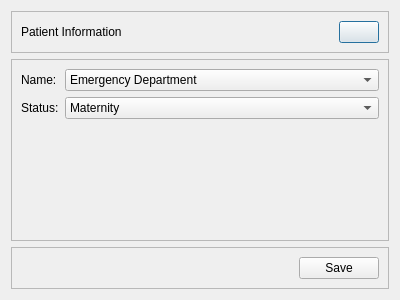
<?xml version="1.0" encoding="UTF-8"?>
<ui version="4.0">
 <class>Department</class>
 <widget class="QDialog" name="Department">
  <property name="geometry">
   <rect>
    <x>0</x>
    <y>0</y>
    <width>400</width>
    <height>300</height>
   </rect>
  </property>
  <property name="windowTitle">
   <string>Dialog</string>
  </property>
  <property name="styleSheet">
   <string notr="true">QMainWindow, QWidget#centralwidget, QDialog#Department {
    background-color: #0D1117;
}

/* --- Frame --- */
QWidget#frame
{
    background-color: transparent;
}
/* --- Sidebar --- */
QWidget#sidebar {
    background-color: #161B22;
    border-radius: 10px;
}
QWidget#sidebar QPushButton {
    background-color: transparent;
    border: none;
    color: #E6EDF3;
    padding: 10px;
    padding-left: 15px;
    border-radius: 5px;
    text-align: left;
}
QWidget#sidebar QPushButton:hover {
    background-color: #21262D;
}
QWidget#sidebar QPushButton:pressed,
QWidget#sidebar QPushButton:checked {
    background-color: #00F6FF;
    color: #0D1117;
}

/* --- Topbar --- */
QFrame#topbar {
    background-color: #161B22;
    border-radius: 8px;
}
QFrame#topbar QPushButton {
    background-color: transparent;
    border: none;
    border-radius: 4px;
    padding: 5px;
    text-align: center;
}
QFrame#topbar QPushButton:hover {
    background-color: #21262D;
}
QFrame#topbar QPushButton#closeButton:hover {
    background-color: #E81123;
}

/*--- bottomBarFrame --*/
QFrame#bottomBarFrame {
    background-color: #161B22;
    border-radius: 8px;
}
/* --- Main Content Area --- */
QFrame#content, QStackedWidget &gt; QWidget {
    background-color: #0D1117;
    border: none;
}

/* General Page Titles */
QLabel#pageTitle {
    color: #E6EDF3;
    font-size: 14pt;
    font-weight: bold;
}

/* --- Form Specific --- */
QFrame#formFrame {
    background-color: #161B22;
    border-radius: 8px;
}

#formFrame QLabel {
 color: #E6EDF3;
 font-size: 11pt;
 padding-bottom: 5px;
}

/* --- Table View --- */
QTableView {
    background-color: #161B22;
    border: 1px solid #21262D;
    border-radius: 8px;
    gridline-color: #21262D;
    color: #E6EDF3;
}
QTableView::item {
    padding: 5px;
    border-bottom: 1px solid #21262D;
}
QTableView::item:selected {
    background-color: #00F6FF;
    color: #0D1117;
}
QHeaderView::section {
    background-color: #0D1117;
    color: #E6EDF3;
    padding: 5px;
    border: 1px solid #21262D;
    font-weight: bold;
}

/* --- Line Edit &amp; ComboBox --- */
QLineEdit, QComboBox {
    background-color: #0D1117;
    border: 1px solid #21262D;
    border-radius: 5px;
    padding: 8px 10px;
    color: #E6EDF3;
    font-size: 10pt;
}
QLineEdit:focus, QComboBox:focus {
    border-color: #00F6FF;
}
QComboBox::drop-down {
    border: none;
}
QComboBox::down-arrow {
    image: url(:/img/chevron-down.svg); /* Ensure you have this icon */
    width: 12px;
    height: 12px;
}
QComboBox QAbstractItemView {
    background-color: #161B22;
    border: 1px solid #21262D;
    color: #E6EDF3;
    selection-background-color: #00F6FF;
    selection-color: #0D1117;
}

/* --- Main Action Button --- */
QPushButton#saveButton {
    background-color: #00F6FF;
    color: #0D1117;
    border-radius: 5px;
    padding: 8px 16px;
    font-weight: bold;
    font-size: 11pt;
}
QPushButton#saveButton:hover {
    background-color: #33fdff;
}
</string>
  </property>
  <layout class="QVBoxLayout" name="verticalLayout">
   <item>
    <widget class="QFrame" name="topbar">
     <property name="maximumSize">
      <size>
       <width>16777215</width>
       <height>45</height>
      </size>
     </property>
     <property name="frameShape">
      <enum>QFrame::Shape::StyledPanel</enum>
     </property>
     <property name="frameShadow">
      <enum>QFrame::Shadow::Raised</enum>
     </property>
     <layout class="QHBoxLayout" name="horizontalLayout_2">
      <item>
       <widget class="QLabel" name="pageTitle">
        <property name="text">
         <string>Patient Information</string>
        </property>
       </widget>
      </item>
      <item>
       <spacer name="horizontalSpacer_2">
        <property name="orientation">
         <enum>Qt::Orientation::Horizontal</enum>
        </property>
        <property name="sizeHint" stdset="0">
         <size>
          <width>40</width>
          <height>20</height>
         </size>
        </property>
       </spacer>
      </item>
      <item>
       <widget class="QPushButton" name="pushButton_2">
        <property name="text">
         <string/>
        </property>
        <property name="icon">
         <iconset resource="resources.qrc">
          <normaloff>:/img/x.svg</normaloff>:/img/x.svg</iconset>
        </property>
       </widget>
      </item>
     </layout>
    </widget>
   </item>
   <item>
    <widget class="QFrame" name="formFrame">
     <property name="sizePolicy">
      <sizepolicy hsizetype="Preferred" vsizetype="Expanding">
       <horstretch>0</horstretch>
       <verstretch>0</verstretch>
      </sizepolicy>
     </property>
     <property name="frameShape">
      <enum>QFrame::Shape::StyledPanel</enum>
     </property>
     <property name="frameShadow">
      <enum>QFrame::Shadow::Raised</enum>
     </property>
     <layout class="QFormLayout" name="formLayout">
      <item row="0" column="0">
       <widget class="QLabel" name="label">
        <property name="text">
         <string>Name:</string>
        </property>
       </widget>
      </item>
      <item row="0" column="1">
       <widget class="QComboBox" name="nameComboBox">
        <item>
         <property name="text">
          <string>Emergency Department</string>
         </property>
        </item>
        <item>
         <property name="text">
          <string>Maternity Department</string>
         </property>
        </item>
        <item>
         <property name="text">
          <string>Pediatrics Department</string>
         </property>
        </item>
        <item>
         <property name="text">
          <string>Surgery Department</string>
         </property>
        </item>
       </widget>
      </item>
      <item row="1" column="0">
       <widget class="QLabel" name="label_2">
        <property name="text">
         <string>Status:</string>
        </property>
       </widget>
      </item>
      <item row="1" column="1">
       <widget class="QComboBox" name="statusComboBox">
        <item>
         <property name="text">
          <string>Maternity</string>
         </property>
        </item>
        <item>
         <property name="text">
          <string>Pediatrics</string>
         </property>
        </item>
        <item>
         <property name="text">
          <string>Women</string>
         </property>
        </item>
        <item>
         <property name="text">
          <string>Surgery</string>
         </property>
        </item>
        <item>
         <property name="text">
          <string>Internal Medicine</string>
         </property>
        </item>
       </widget>
      </item>
     </layout>
    </widget>
   </item>
   <item>
    <widget class="QFrame" name="bottomBarFrame">
     <property name="frameShape">
      <enum>QFrame::Shape::StyledPanel</enum>
     </property>
     <property name="frameShadow">
      <enum>QFrame::Shadow::Raised</enum>
     </property>
     <layout class="QHBoxLayout" name="horizontalLayout">
      <item>
       <spacer name="horizontalSpacer">
        <property name="orientation">
         <enum>Qt::Orientation::Horizontal</enum>
        </property>
        <property name="sizeHint" stdset="0">
         <size>
          <width>40</width>
          <height>20</height>
         </size>
        </property>
       </spacer>
      </item>
      <item>
       <widget class="QPushButton" name="saveButton">
        <property name="text">
         <string>Save</string>
        </property>
       </widget>
      </item>
     </layout>
    </widget>
   </item>
  </layout>
 </widget>
 <resources>
  <include location="resources.qrc"/>
 </resources>
 <connections/>
</ui>
